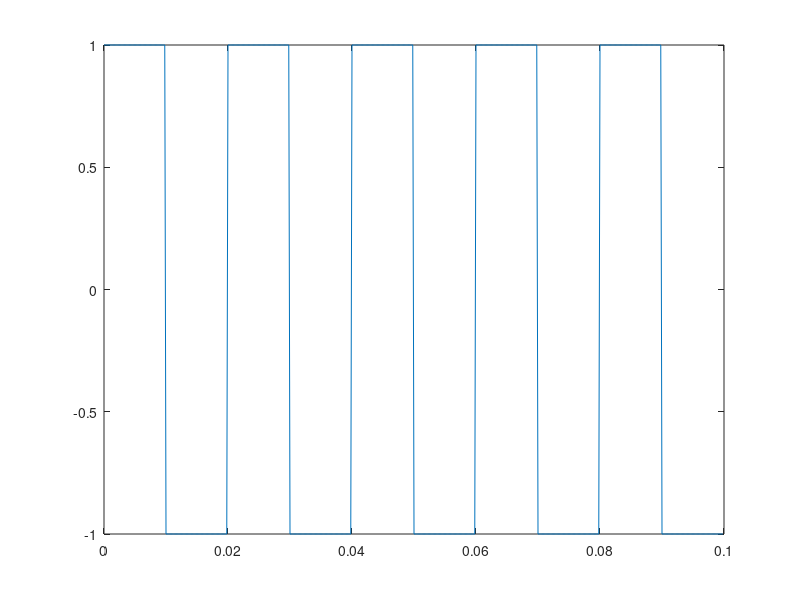
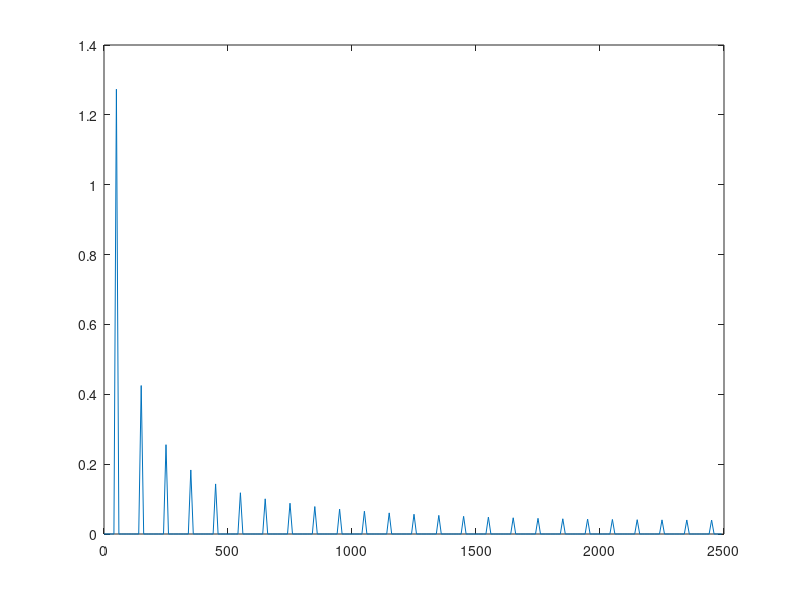

These charts were generated, in order, by the following MATLAB code:
clear
close all
clc
t = 0: 1/5e3 : 0.1 - 1/5e3;
r_temp = [ ones(1,5e3/100) -ones(1,5e3/100) ]; 
r = [r_temp r_temp r_temp r_temp r_temp];
figure;
plot( t, r )

N = 500;
s = fft(r,N);      
freqStep = 5000/N;
mag_r = abs(s)/(N/2); 
freq = freqStep*(0:N/2-1);
a = mag_r(1:1:N/2);
figure;
plot(freq,a)

%THD=100*sqar{(I2^2+I3^2+I4^2+...)/I1^2}
%s(6)--s(496)246
up=0;
for i=1:24
    up=real(a(10*i+6)^2)+up;  %a=s(16)^2+s(26)^2+s(36)^2;
end
down=real(a(6)^2);
THD=100*sqrt(up/down);



